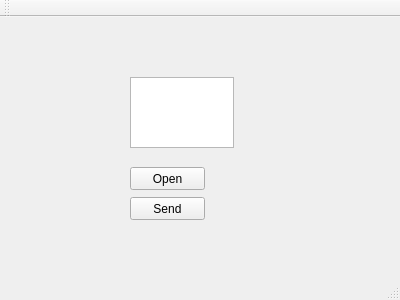
<?xml version="1.0" encoding="UTF-8"?>
<ui version="4.0">
 <class>Connection</class>
 <widget class="QMainWindow" name="Connection">
  <property name="geometry">
   <rect>
    <x>0</x>
    <y>0</y>
    <width>400</width>
    <height>300</height>
   </rect>
  </property>
  <property name="windowTitle">
   <string>Connection</string>
  </property>
  <widget class="QWidget" name="centralWidget">
   <widget class="QPushButton" name="pushButton">
    <property name="geometry">
     <rect>
      <x>130</x>
      <y>150</y>
      <width>75</width>
      <height>23</height>
     </rect>
    </property>
    <property name="text">
     <string>Open</string>
    </property>
   </widget>
   <widget class="QTextEdit" name="textEdit">
    <property name="geometry">
     <rect>
      <x>130</x>
      <y>60</y>
      <width>104</width>
      <height>71</height>
     </rect>
    </property>
   </widget>
   <widget class="QPushButton" name="pushButton_2">
    <property name="geometry">
     <rect>
      <x>130</x>
      <y>180</y>
      <width>75</width>
      <height>23</height>
     </rect>
    </property>
    <property name="text">
     <string>Send</string>
    </property>
   </widget>
  </widget>
  <widget class="QMenuBar" name="menuBar">
   <property name="geometry">
    <rect>
     <x>0</x>
     <y>0</y>
     <width>400</width>
     <height>21</height>
    </rect>
   </property>
  </widget>
  <widget class="QToolBar" name="mainToolBar">
   <attribute name="toolBarArea">
    <enum>TopToolBarArea</enum>
   </attribute>
   <attribute name="toolBarBreak">
    <bool>false</bool>
   </attribute>
  </widget>
  <widget class="QStatusBar" name="statusBar"/>
 </widget>
 <layoutdefault spacing="6" margin="11"/>
 <resources/>
 <connections/>
</ui>
